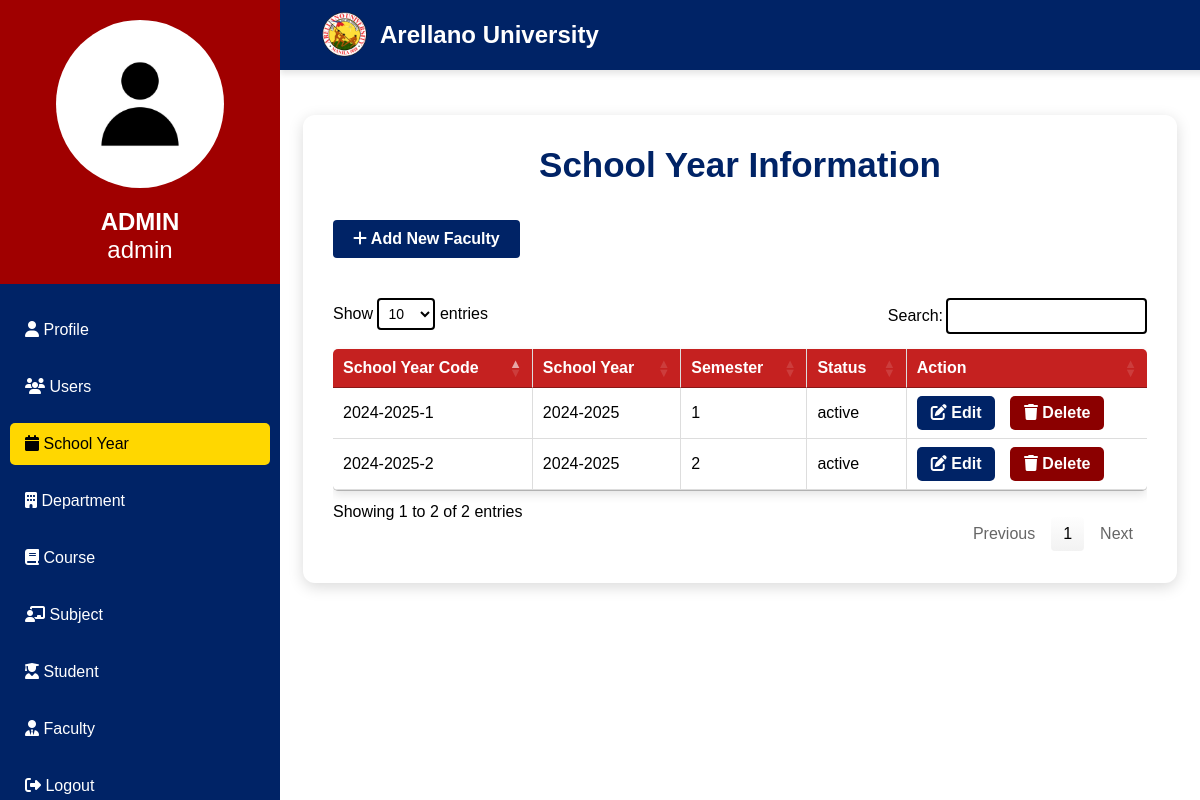
Screenshot of /admin/school-year.php (signed in) with the database file from the repository.
### tables this page shows
CREATE TABLE `tbl_users` (
  `user_id` varchar(20) NOT NULL,
  `password` text NOT NULL,
  `account_type` varchar(10) NOT NULL,
  `status` varchar(10) NOT NULL
);

CREATE TABLE `tbl_school_year` (
  `school_year_code` varchar(11) NOT NULL,
  `school_year` varchar(9) NOT NULL,
  `semester` varchar(6) NOT NULL,
  `status` varchar(10) NOT NULL
);

### admin/school-year.php (the view, shortened to what this page needs)
<?php
    include("cn.php");
    $user_id = mysqli_real_escape_string($connection, $_SESSION['user_id']);
    $query = mysqli_query($connection, "SELECT * FROM tbl_users WHERE user_id = '$user_id'");
    $row = mysqli_fetch_assoc($query);
    $isUser = ($row['account_type'] === 'user');
?>
<!DOCTYPE html>
<html>
    <head>
        <link rel="stylesheet" href="css/table.css">
        <link rel="stylesheet" type="text/css" href="https://cdn.datatables.net/1.11.5/css/jquery.dataTables.css">
        <link rel="stylesheet" href="https://cdnjs.cloudflare.com/ajax/libs/font-awesome/6.4.2/css/all.min.css">
    </head>
    <body>
    <nav class="sidebar">
        <div class="sidebar-header">
            <div class="user-con">
                <div class="img-con">
                    <img src="images/default.jpg" alt="Admin Image">
                </div>
                <div class="user-info">
                    <strong><?php echo strtoupper($row["account_type"]); ?></strong><br><?php echo $row["user_id"]; ?>
                </div>
            </div>
        </div>
        <ul class="nav-links">
            <li><a href="admin-profile.php"><i class="fas fa-user"></i> Profile</a></li>
            <li><a href="users.php"><i class="fas fa-users"></i> Users</a></li>
            <li><a href="school-year.php" class="active"><i class="fas fa-calendar"></i> School Year</a></li>
            <li><a href="department.php"><i class="fas fa-building"></i> Department</a></li>
            <li><a href="course.php"><i class="fas fa-book"></i> Course</a></li>
            <li><a href="subject.php"><i class="fas fa-chalkboard-teacher"></i> Subject</a></li>
            <li><a href="student.php"><i class="fas fa-user-graduate"></i> Student</a></li>
            <li><a href="faculty.php"><i class="fas fa-user-tie"></i> Faculty</a></li>
            <li><a href="logout.php"><i class="fas fa-sign-out-alt"></i> Logout</a></li>
        </ul>
    </nav>
    <section class="main-content">
        <div class="top-con">
            <div class="top-nav">
                <img src="images/au_logo.png" alt="Arellano University Logo" class="brand">
                <h2>Arellano University</h2>
            </div>
        </div>
    <div class="table-container">
        <h1 class="title">School Year Information</h1>
        <button class="add-btn disabled-link" <?php if ($isUser) echo 'disabled'; else echo 'onclick="openModal()"'; ?>> <i class="fas fa-plus"></i> Add New Faculty</button>
        <?php
            include("cn.php");
            $query = mysqli_query($connection, "SELECT * FROM tbl_school_year");
            $rows = mysqli_num_rows($query);
            if ($rows > 0) {
        ?>
        <table id="school_year" class="styled-table">
            <thead>
                <tr>
                    <th>School Year Code</th>
                    <th>School Year</th>
                    <th>Semester</th>
                    <th>Status</th>
                    <th>Action</th>
                </tr>
            </thead>
            <tbody>
                <?php
                    while ($data = mysqli_fetch_assoc($query)) {
                ?>
                <tr>
                    <td><?php echo $data['school_year_code']; ?></td>
                    <td><?php echo $data['school_year']; ?></td>
                    <td><?php echo $data['semester']; ?></td>
                    <td><?php echo $data['status']; ?></td>
                    <td>
                        <div class="action-buttons">
                            <button class="btn-edit disabled-link" <?php if ($isUser) echo 'disabled'; else echo 'onclick="openEditModal(\'' . $data['school_year_code'] . '\', \'' . $data['school_year'] . '\', \'' . $data['semester'] . '\', \'' . $data['status'] . '\')"'; ?>> <i class="fas fa-edit"></i> Edit</button>
                            <?php if ($isUser): ?>
                                <span class="btn-delete disabled-link"> <i class="fas fa-trash"></i> Delete</span>
                            <?php else: ?>
                                <a href="javascript:void(0);" class="btn-delete" onclick="openDeleteModal('<?php echo $data['school_year_code']; ?>')"> <i class="fas fa-trash"></i> Delete</a>
                            <?php endif; ?>
                        </div>
                    </td>
                </tr>
                <?php } ?>
            </tbody>
        </table>
        <?php } ?>
    </div>
    </section>
    </body>
</html>

### admin/css/table.css (style rules this page uses)
* { margin: 0; padding: 0; box-sizing: border-box; font-family: 'Arial', sans-serif; }
body { display: flex; height: 100vh; background: #f4f4f4; }
.top-con { z-index: 21; position: fixed; top: 0; width: 100%; background: #002366; height: 70px; display: flex; align-items: center; justify-content: center; box-shadow: 0px 4px 6px rgba(0, 0, 0, 0.1); }
.sidebar { width: 280px; height: 100vh; background-color: #002366; color: white; display: flex; flex-direction: column; position: fixed; left: 0; transition: left 0.3s ease-in-out; z-index: 100; overflow-y: auto; scrollbar-width: none; -ms-overflow-style: none; }
.sidebar-header { display: flex; align-items: center; gap: 10px; margin-bottom: 0px; }
.sidebar-header img { width: 50px; }
.nav-links { list-style: none; padding: 10px; }
.nav-links li { margin: 15px 0; position: relative; }
.nav-links a { text-decoration: none; color: white; font-size: 16px; padding: 12px 15px; display: block; border-radius: 5px; transition: 0.3s; cursor: pointer; }
.nav-links a:hover, .nav-links .active { background: #FFD700; color: black; }
.main-content { width: 100%; margin-left: 280px; padding: 0px; background: white; overflow-y: auto; }
.table-container { padding: 30px; border-radius: 12px; box-shadow: 0px 4px 15px rgba(0, 0, 0, 0.15); text-align: center; margin: 40px auto; width: 95%; margin-top: 115px; }
.title { font-size: 35px; font-weight: 600; color: #002366; margin-bottom: 25px; }
.styled-table { width: 100%; border-collapse: collapse; font-size: 16px; border-radius: 5px; overflow: hidden; box-shadow: 0px 4px 10px rgba(0, 0, 0, 0.1); background-color: #ffffff; text-align: left; }
.styled-table thead tr { background-color: #c52120; color: white; font-weight: bold; text-align: center; }
.styled-table tbody tr { border-bottom: 1px solid #ddd; transition: all 0.3s ease-in-out; }
.styled-table td { text-align: left !important; padding: 12px; }
.styled-table th, .styled-table td { padding: 12px; border-right: 1px solid #ddd; border-bottom: 1px solid #ddd; text-align: center; }
.styled-table th:last-child, .styled-table td:last-child { border-right: none; }
.btn-edit, .btn-delete { display: inline-block; padding: 8px 14px; font-size: 16px; font-weight: 600; border-radius: 5px; text-decoration: none; transition: all 0.3s ease-in-out; }
.btn-edit { color: white; background-color: #002366; border: none; cursor: pointer !important; }
.btn-delete { color: white; background-color: #8B0000; margin-left: 10px; }
.add-btn { width: auto; padding: 12px; display: inline-block; padding: 10px 20px; background: #002366; color: white; text-decoration: none; border: none; border-radius: 4px; font-size: 16px; transition: all 0.3s ease-in-out; margin-top: 10px; cursor: pointer; font-weight: 600; float: left; margin-bottom: 40px; }
.top-nav { display: flex; align-items: center; gap: 10px; background: #002366; height: 70px; width: calc(100% - 20px); color: white; margin: 10px; box-sizing: border-box; }
.brand { height: 50px; padding-left: 30px; }
.user-con { display: flex; flex-direction: column; align-items: center; justify-content: center; background-color: #A00000; width: 100%; height: 100%; padding: 20px; margin: 0; }
.img-con { display: flex; justify-content: center; align-items: center; margin-bottom: 10px; }
.img-con img { width: 70%; height: auto; border-radius: 50%; object-fit: cover; }
.user-info { margin-top: 10px; font-size: 24px; text-align: center; font-weight: 400; color: white; }

### rows the page displays
tbl_users: account_type "ADMIN", user_id "admin"
tbl_school_year: school_year_code "2024-2025-1", school_year "2024-2025", semester "1", status "active"
tbl_school_year: school_year_code "2024-2025-2", school_year "2024-2025", semester "2", status "active"
